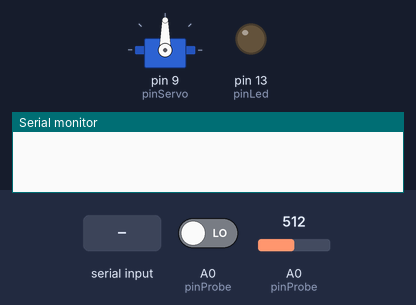
Recording of a sketch running on a simulated Arduino Uno, built with avr-gcc and run on an emulated ATmega328P. Parts: servo, output pins drawn as LEDs (lit = HIGH), the last lines printed to the serial monitor. The test bench sets the inputs (shaded band); at power-on: A0 (pinProbe) LOW, A0 (pinProbe) = 512.

Above: at 1.2 s.
1.3 s: "1\n" received over Serial
At 2.3 s:
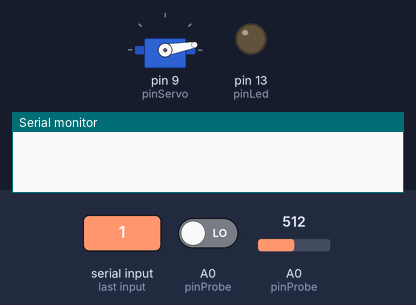
2.8 s: A0 (pinProbe) driven HIGH
At 3.4 s:
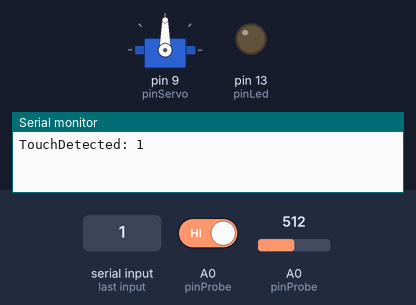
Timing chart, 0 to 5.8 s (numbered marks = the images above; inputs shaded):
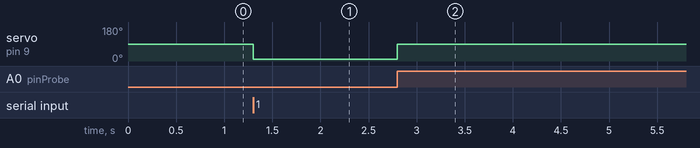

Measured:
- after the input at 1.3 s, servo on pin 9 (pinServo): 90° → 10° at once
- after the input at 2.8 s, servo on pin 9 (pinServo): 10° → 90° at once

The sketch:

touch_sensor_robot.ino
```cpp
#include <Servo.h>
Servo myservo;  // create servo object to control a servo

int pinProbe = A0;
int pinLed = 13;
int pinServo = 9;

boolean state;
int stateValue;
boolean prevState;
boolean ledState;
int touchDetected = 0; // 1 if touch detected, 0 otherwise
int lastStateValue = 0; // For detecting changes in stateValue

void setup() {
  pinMode(pinProbe, INPUT);
  pinMode(pinLed, OUTPUT);
  myservo.attach(pinServo);
  Serial.begin(9600);
}

void loop() {
  // Handle serial commands
  if (Serial.available()) {
    char cmd = Serial.read();

    if (cmd == '1') {
      myservo.write(10);
      touchDetected = 0;
    } else if (cmd == '2') {
      myservo.write(90);
    } else if (cmd == 't') {
      Serial.print("TouchDetected: ");
      Serial.println(touchDetected);
    }

    // Flush remaining characters including newline
    while (Serial.available() && Serial.read() != '\n') {}
  }

  // Touch detection logic
  state = digitalRead(pinProbe);
  stateValue = analogRead(pinProbe);

  // Detect physical state change
  if (prevState != state) {
    prevState = state;
    if (state) {
      ledState = !ledState;
      //digitalWrite(pinLed, ledState);
      myservo.write(90);
      touchDetected = 1;
      Serial.println("TouchDetected: 1");
      lastStateValue = stateValue;
    }
  }
}
```
